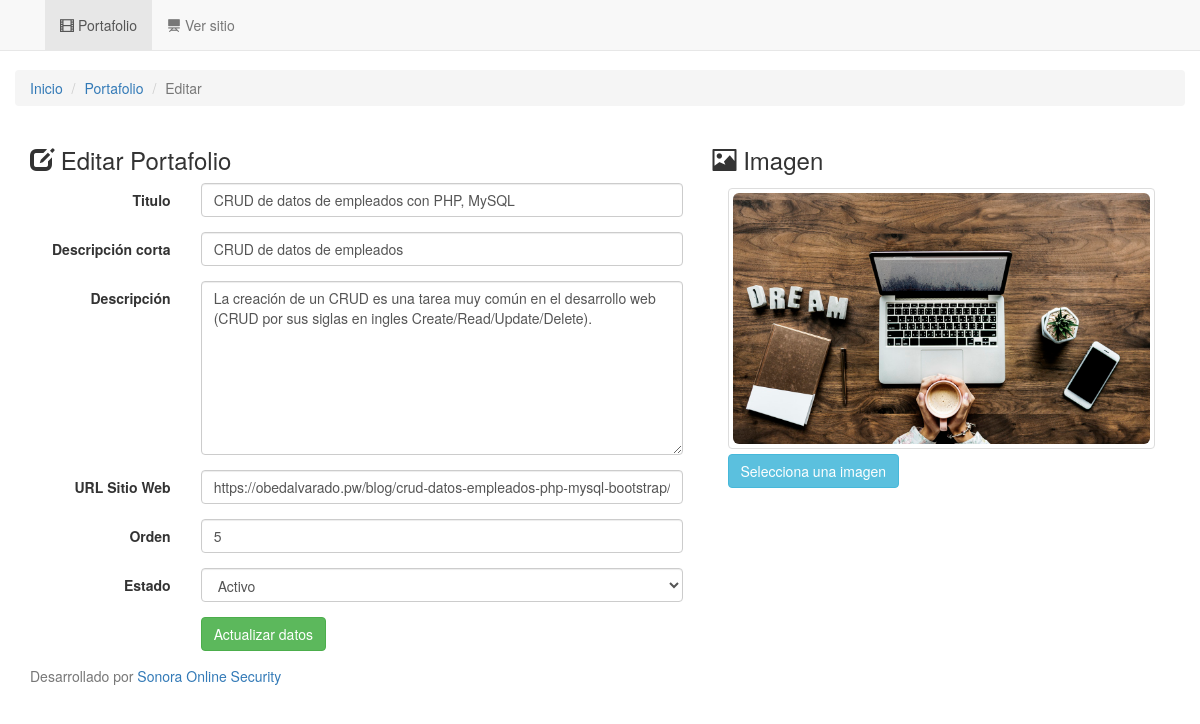
The page /admin/banneredit.php?id=19 on the database its author committed.
### tables this page shows
CREATE TABLE `portafolio` (
  `id` int(11) NOT NULL,
  `titulo` varchar(100) NOT NULL,
  `descripcion_corta` varchar(255) NOT NULL,
  `descripcion` text NOT NULL,
  `url_image` varchar(255) NOT NULL,
  `url_web` varchar(255) NOT NULL DEFAULT 'https://obedalvarado.pw/',
  `estado` int(1) NOT NULL,
  `orden` int(2) NOT NULL
);

### admin/banneredit.php (the view, shortened to what this page needs)
<?php
include ("../conexion.php");
$id_banner=intval($_GET['id']);
$sql=mysqli_query($con,"select * from portafolio where id='$id_banner' limit 0,1");
$rw=mysqli_fetch_array($sql);
$titulo=$rw['titulo'];
$descripcion_corta=$rw['descripcion_corta'];
$descripcion=$rw['descripcion'];
$url_image=$rw['url_image'];
$url_web=$rw['url_web'];
$orden=intval($rw['orden']);
$estado=intval($rw['estado']);
?>
<!DOCTYPE html>
<html lang="en">
  <head>
	<link rel="stylesheet" href="https://maxcdn.bootstrapcdn.com/bootstrap/3.3.5/css/bootstrap.min.css">
    <link href="css/navbar-fixed-top.css" rel="stylesheet">
	<link href="css/preview-image.css" rel="stylesheet">
  </head>
  <body>
		<?php include("top_menu.php");?>
    <div class="container">
      <div class="row">
	   <ol class="breadcrumb">
		  <li><a href="#">Inicio</a></li>
		  <li><a href="index.php">Portafolio</a></li>
		  <li class="active">Editar</li>
		</ol>
		 <div class="col-md-7">
		 <h3 ><span class="glyphicon glyphicon-edit"></span> Editar Portafolio</h3>
			<form class="form-horizontal" id="editar_banner">
			  <div class="form-group">
				<label for="titulo" class="col-sm-3 control-label">Titulo</label>
				<div class="col-sm-9">
				  <input type="text" class="form-control" id="titulo" value="<?php echo $titulo;?>" required name="titulo">
				</div>
			  </div>
			  <div class="form-group">
				<label for="descripcion_corta" class="col-sm-3 control-label">Descripción corta</label>
				<div class="col-sm-9">
				  <input type="text" class="form-control" id="descripcion_corta" value="<?php echo $descripcion_corta;?>" required name="descripcion_corta">
				</div>
			  </div>
			  <div class="form-group">
				<label for="descripcion" class="col-sm-3 control-label">Descripción</label>
				<div class="col-sm-9">
				  <textarea class='form-control' name="descripcion" id="descripcion" required rows=8><?php echo $descripcion;?></textarea>
				</div>
			  </div>
			<div class="form-group">
				<label for="url_web" class="col-sm-3 control-label">URL Sitio Web</label>
				<div class="col-sm-9">
				  <input type="url" class="form-control" id="url_web" value="<?php echo $url_web;?>"  name="url_web">
				</div>
			  </div>
			  <div class="form-group">
				<label for="orden" class="col-sm-3 control-label">Orden</label>
				<div class="col-sm-9">
				  <input type="number" class="form-control" id="orden" name="orden" value="<?php echo $orden;?>">
				</div>
			  </div>
			  <div class="form-group">
				<label for="estado" class="col-sm-3 control-label">Estado</label>
				<div class="col-sm-9">
				  <select class="form-control" id="estado" required name="estado">
					<option value="1" <?php if($estado==1){echo "selected";} ?>>Activo</option>
				 </select>
				</div>
			  </div>
			  <div class="form-group">
				<div class="col-sm-offset-3 col-sm-9">
				  <button type="submit" class="btn btn-success">Actualizar datos</button>
				</div>
			  </div>
			</form>
		</div>
		<div class="col-md-5">
		 <h3 ><span class="glyphicon glyphicon-picture"></span> Imagen</h3>
		 <form class="form-vertical">
			<div class="form-group">
				<div class="col-sm-12">
				 <div class="fileinput fileinput-new" data-provides="fileinput">
								  <div class="fileinput-new thumbnail" style="max-width: 100%;" >
									  <img class="img-rounded" src="../img/banner/<?php echo $url_image;?>" />
								  </div>
								  <div>
									<span class="btn btn-info btn-file"><span class="fileinput-new">Selecciona una imagen</span>
									<span class="fileinput-exists" onclick="upload_image();">Cambiar imagen</span><input type="file" name="fileToUpload" id="fileToUpload" required onchange="upload_image();"></span>
								  </div>
					</div>
				</div>
			  </div>
		 </form>
		</div>
    </div>
	</div>
		<?php include("footer.php");?>
  </body>
</html>

### admin/css/navbar-fixed-top.css (style rules this page uses)
body { min-height: 200px; padding-top: 70px; }

### admin/css/preview-image.css (style rules this page uses)
.btn-file { position: relative; overflow: hidden; vertical-align: middle; }
.fileinput { display: inline-block; margin-bottom: 9px; }
.fileinput .thumbnail { display: inline-block; margin-bottom: 5px; overflow: hidden; text-align: center; vertical-align: middle; }
.fileinput .thumbnail > img { max-height: 100%; }
.fileinput .btn { vertical-align: middle; }

### rows shown on the page
portafolio: titulo "CRUD de datos de empleados con PHP, MySQL", descripcion_corta "CRUD de datos de empleados", descripcion "La creación de un CRUD es una tarea muy común en el desarrollo web (CRUD por sus siglas en ingles Create/Read/Update/Delete).", url_web "https://obedalvarado.pw/blog/crud-datos-empleados-php-mysql-bootstrap/", orden "5", estado "Activo", url_image (picture)
